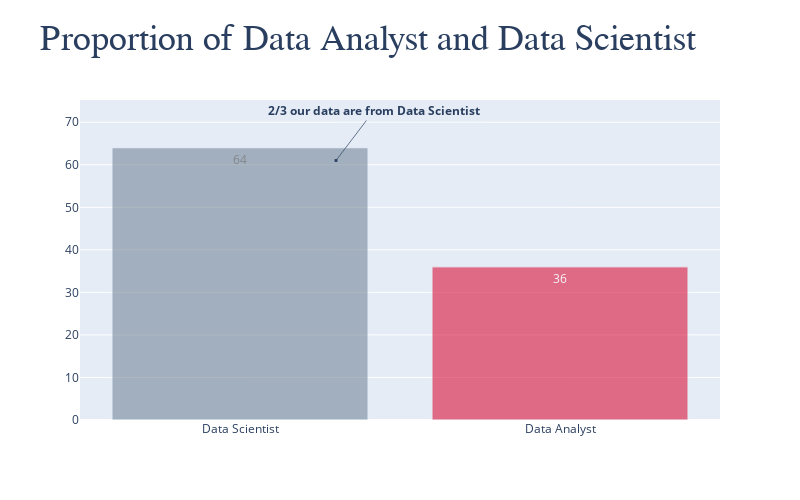

Source (notebook cell):
### Code cell
import plotly.graph_objects as go

#color used (documentation plotly)
colors = ['lightslategray',] * 5
colors[1] = 'crimson'

#Define our x and y
x = df['Q5']
y = (round(df['Q5'].value_counts(normalize=True),2)*100)

# Use the hovertext kw argument for hover text
fig = go.Figure(data=[go.Bar(x=x, y=y, text=y,textposition='auto',
            hovertext=['64% of the dataset', '36% of the dataset'])]
)
# Customize aspect
fig.update_traces(marker_color=colors,
                  marker_line_width=1., opacity=0.6)
fig.update_layout(title_text="<span style='font-size:36px; font-family:Times New Roman'>Proportion of Data Analyst and Data Scientist</span>", width=800
    ,height=500,)

#Annotation
fig.add_annotation(dict(
        x=0.3,
        y=ds_degree.values[0] + 10,
        text="<b>2/3 our data are from Data Scientist",
        ax="38",
        ay="-50",
        showarrow = True,
        arrowhead = 7,
        arrowwidth = 0.7
    
))

fig.show()

### Figure 1 — Plotly figure (JSON) as saved in the notebook; plotly's stock layout.template omitted (floating-point values rounded to 4 significant figures; data arrays with more than 128 entries replaced by an {"elided": "..."} marker saying what was removed)
{"data": [{"hovertext": ["64% of the dataset", "36% of the dataset"], "marker": {"color": ["lightslategray", "crimson", "lightslategray", "lightslategray", "lightslategray"], "line": {"width": 1}}, "opacity": 0.6, "text": [64, 36], "textposition": "auto", "type": "bar", "x": {"elided": "4151 str values"}, "y": [64, 36]}], "layout": {"annotations": [{"arrowhead": 7, "arrowwidth": 0.7, "ax": "38", "ay": "-50", "showarrow": true, "text": "<b>2/3 our data are from Data Scientist", "x": 0.3, "y": 61}], "height": 500, "title": {"text": "<span style='font-size:36px; font-family:Times New Roman'>Proportion of Data Analyst and Data Scientist</span>"}, "width": 800}}
